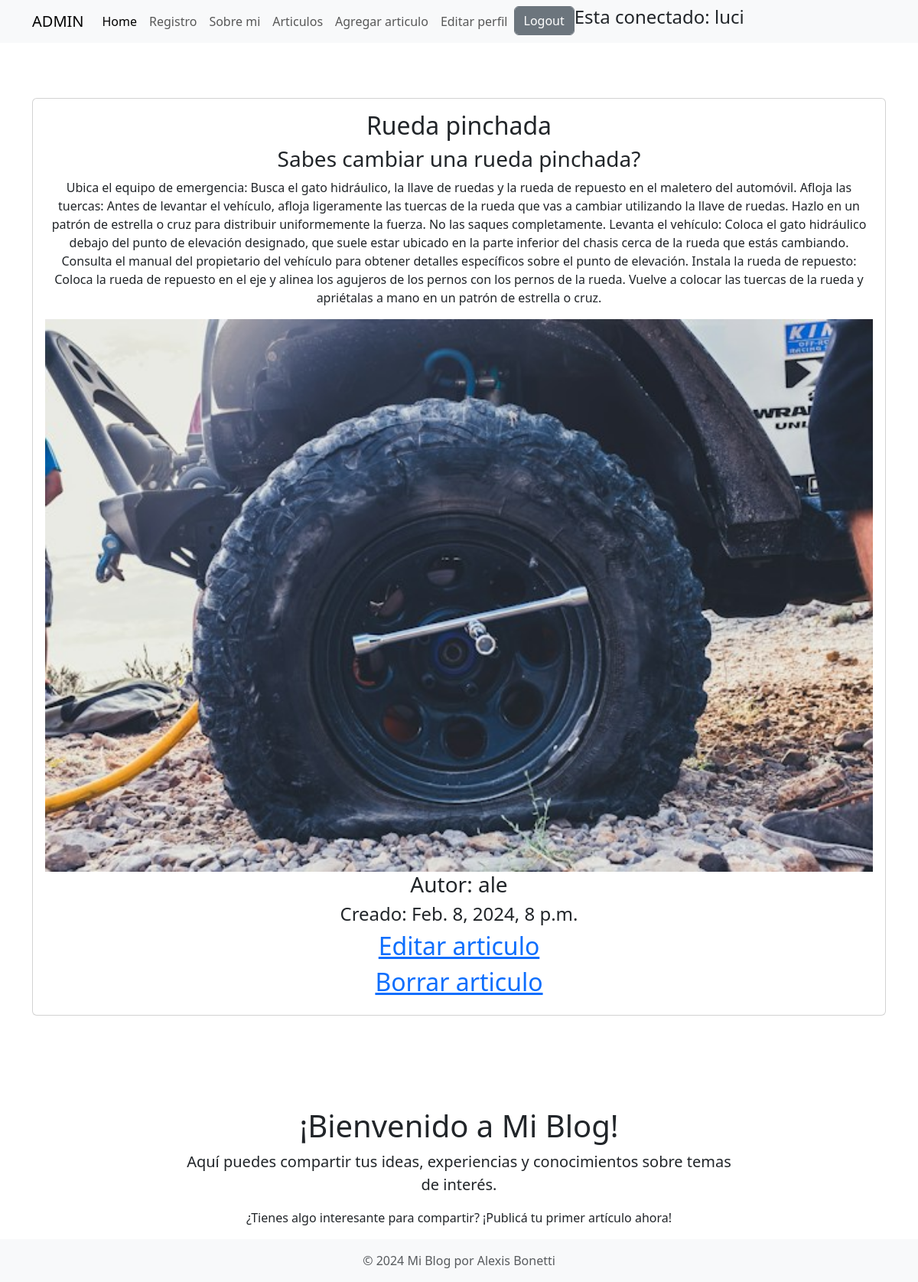
The page /todosArticulos/articulo/2/ (signed in) on the database its author committed.
### AlexBlog/models.py (models this page shows, shortened)
class Entrada(models.Model):
    titulo = models.CharField(max_length=50)
    subtitulo = models.CharField(max_length=50)
    cuerpo = models.TextField(max_length=1500)
    imagen = models.ImageField('Imagen del articulo.', blank=True, null= True, upload_to= '', max_length= 200, default= 'imagenDefault.jpg')
    autor = models.ForeignKey(User, on_delete=models.CASCADE)
    fecha = models.DateTimeField(auto_now_add=True, editable=False)

### AlexBlog/views.py (the view)
class ArticuloDetalle(DetailView):
    model = Entrada
    template_name = 'articuloDetalle.html'
    context_object_name = 'articulo'

### templates/articuloDetalle.html
{% extends 'index.html' %}
{% block content %}
<div class="container">
    {% if articulo %}
    <section class="row">
    <article class="card card-body text-center my-4">
        <h2>{{ articulo.titulo }}</h2>
        <h3>{{ articulo.subtitulo }}</h3>
        <p>{{ articulo.cuerpo }}</p>
        <img src="{{ articulo.imagen.url }}" class="img-fluid" alt="imagenArticulo">
        <h3>Autor: {{ articulo.autor}} </h3>
        <h4>Creado: {{ articulo.fecha}}</h4>
        <a href="{% url 'editarArticulo' articulo.pk %}">
            <h2>Editar articulo</h2>
        </a>
        <a href="{% url 'borrarArticulo' articulo.pk %}">
            <h2>Borrar articulo</h2>
        </a>
    </article>
    </section>
    {% endif %}
</div>
{% endblock %}

### templates/index.html (shortened to what this page needs)
<!DOCTYPE html>
<html lang="en">
<head>
    <link rel="stylesheet" type="text/css"
        href="https://cdn.jsdelivr.net/npm/bootstrap@5.3.2/dist/css/bootstrap.min.css" />
</head>
<body>
    <header>
        <nav class="navbar navbar-expand-lg bg-body-tertiary">
            <div class="container">
                <a class="navbar-brand" href="/admin/">ADMIN</a>
                <div class="collapse navbar-collapse" id="navbarSupportedContent">
                    <ul class="navbar-nav me-auto mb-2 mb-lg-0">
                        <li class="nav-item">
                            <a class="nav-link active" aria-current="page" href="/">Home</a>
                        </li>
                        <li class="nav-item">
                            <a class="nav-link" href="{% url 'registro' %}">Registro</a>
                        </li>
                        <li class="nav-item">
                            <a class="nav-link" href="{% url 'sobreMi' %}">Sobre mi</a>
                        </li>
                        {% if user.is_authenticated%}
                        <li class="nav-item">
                            <a class="nav-link" href="{% url 'verArticulos' %}">Articulos</a>
                        </li>
                        <li class="nav-item">
                            <a class="nav-link" href="{% url 'agregarArticulos' %}">Agregar articulo</a>
                        </li>
                        <li class="nav-item">
                            <a class="nav-link" href="{% url 'editarUsuario' %}">Editar perfil</a>
                        </li>
                        <li class="nav-item">
                            <form method="post" action="{% url 'logout' %}">
                                <button type="submit" class="form-control btn btn-secondary">Logout</button>
                            </form>
                        </li >
                        {% else %}
                        <li class="nav-item">
                            <a class="nav-link" href="{% url 'login' %}">Login</a>
                        </li>
                        {% endif %}
                        {% if user.is_authenticated %}
                        <h4> Esta conectado: {{user}} </h4>
                        {% endif %}
                    </ul>
                </div>
            </div>
        </nav>
    </header>
    <main class="container py-5">
        {% load static %}
        {% block content %}{% endblock %}
    </main>
    <div class="container mt-5">
        <div class="row">
            <div class="col-md-8 offset-md-2">
                <h1 class="text-center">¡Bienvenido a Mi Blog!</h1>
                <p class="lead text-center">Aquí puedes compartir tus ideas, experiencias y conocimientos sobre temas de
                    interés.</p>
                <p class="text-center">¿Tienes algo interesante para compartir? ¡Publicá tu primer artículo ahora!</p>
            </div>
        </div>
    </div>
    <footer class="footer mt-auto py-3 bg-light">
        <div class="container text-center">
            <span class="text-muted">© 2024 Mi Blog por Alexis Bonetti</span>
        </div>
    </footer>
</body>
</html>

### templates/index.html (style rules this page uses)
.navbar-nav .nav-link { transition: transform 0.3s ease; }

### rows shown on the page
Entrada: titulo "Rueda pinchada", subtitulo "Sabes cambiar una rueda pinchada?", cuerpo "Ubica el equipo de emergencia: Busca el gato hidráulico, la llave de ruedas y la rueda de repuesto en el maletero del automóvil. Afloja las tuercas: Antes de levantar el vehículo, afloja ligeramente las tuercas de la rueda que vas a cambiar utilizando la llave de ruedas. Hazlo en un patrón de estrella o cruz para distribuir uniformemente la fuerza. No las saques completamente. Levanta el vehículo: Coloca el gato hidráulico debajo del punto de elevación designado, que suele estar ubicado en la parte inferior del chasis cerca de la rueda que estás cambiando. Consulta el manual del propietario del vehículo para obtener detalles específicos sobre el punto de elevación. Instala la rueda de…", imagen (picture), autor "ale", fecha "Feb. 8, 2024, 8 p.m."

### other values the page prints
{{ user }} "luci"
